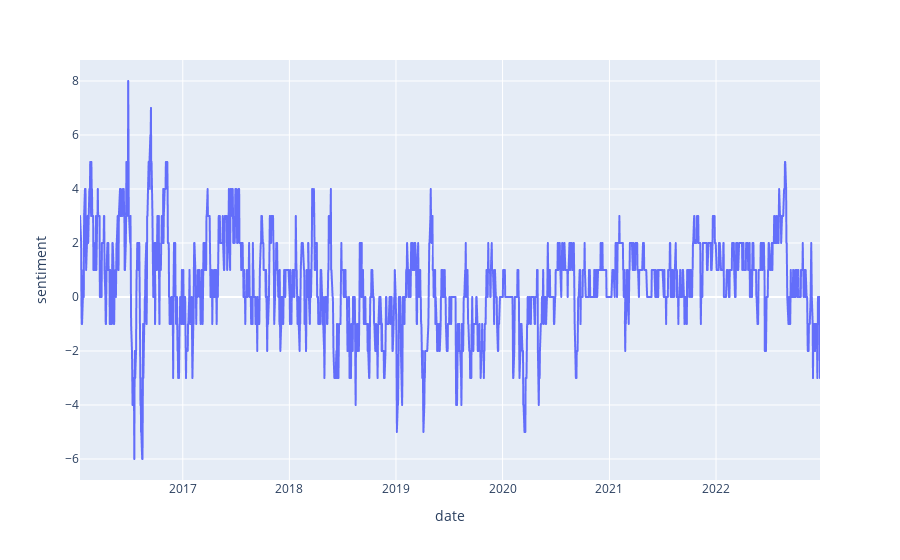

The notebook cell this image was saved under:
### Code cell
stock = rtat[rtat['ticker'] == 'TSLA'].copy()
fig = px.line(stock,x='date',
              y='sentiment')
fig.show()

### Figure 1 — Plotly figure (JSON) as saved in the notebook; plotly's stock layout.template omitted (floating-point values rounded to 4 significant figures; data arrays with more than 128 entries replaced by an {"elided": "..."} marker saying what was removed)
{"data": [{"hovertemplate": "date=%{x}<br>sentiment=%{y}<extra></extra>", "legendgroup": "", "line": {"color": "#636efa", "dash": "solid"}, "marker": {"symbol": "circle"}, "mode": "lines", "name": "", "showlegend": false, "type": "scattergl", "x": {"elided": "1749 str values"}, "xaxis": "x", "y": {"elided": "1749 int values"}, "yaxis": "y"}], "layout": {"legend": {"tracegroupgap": 0}, "margin": {"t": 60}, "xaxis": {"anchor": "y", "domain": [0, 1], "title": {"text": "date"}}, "yaxis": {"anchor": "x", "domain": [0, 1], "title": {"text": "sentiment"}}}}
